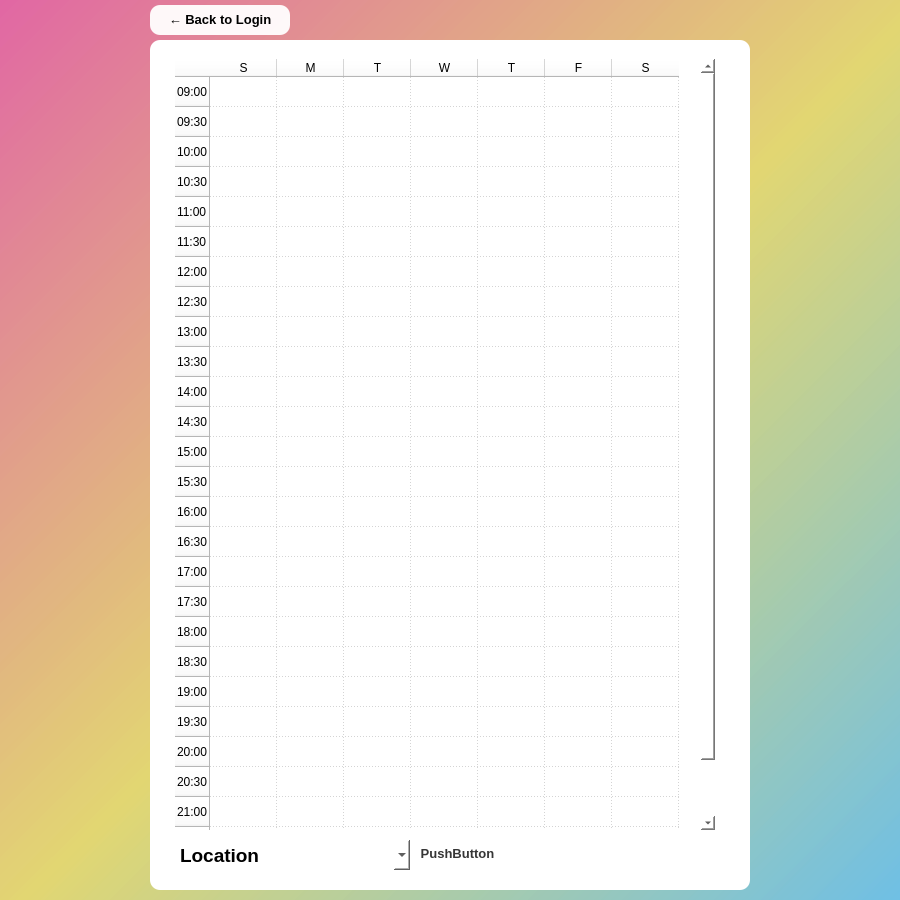
<?xml version="1.0" encoding="UTF-8"?>
<ui version="4.0">
 <class>mainwindow</class>
 <widget class="QDialog" name="mainwindow">
  <property name="geometry">
   <rect>
    <x>0</x>
    <y>0</y>
    <width>900</width>
    <height>900</height>
   </rect>
  </property>
  <property name="windowTitle">
   <string>Dialog</string>
  </property>
  <property name="styleSheet">
   <string notr="true">background-color : qlineargradient(spread:pad, x1:0, y1:0, x2:1, y2:1, stop:0 rgba(223, 95, 159, 200), stop:0.513812 rgba(224, 212, 107, 200), stop:1 rgba(103, 188, 228, 200));</string>
  </property>
  <widget class="QWidget" name="widget" native="true">
   <property name="geometry">
    <rect>
     <x>150</x>
     <y>40</y>
     <width>600</width>
     <height>850</height>
    </rect>
   </property>
   <property name="styleSheet">
    <string notr="true">background-color: rgb(255, 255, 255);

border-radius : 10px;</string>
   </property>
   <widget class="QPushButton" name="makescedule_button">
    <property name="geometry">
     <rect>
      <x>270</x>
      <y>802</y>
      <width>75</width>
      <height>23</height>
     </rect>
    </property>
    <property name="styleSheet">
     <string notr="true">color : rgb(54, 54, 54);
background-color: rgba(255, 255, 255, 240);

font-family : 'Dosis';
font-weight : bold;
font-size : 10pt;

border-radius : 8px;</string>
    </property>
    <property name="text">
     <string>PushButton</string>
    </property>
   </widget>
   <widget class="QComboBox" name="locateselect_combobox">
    <property name="geometry">
     <rect>
      <x>110</x>
      <y>800</y>
      <width>150</width>
      <height>30</height>
     </rect>
    </property>
    <property name="styleSheet">
     <string notr="true">background-color: rgba(255, 255, 255, 240);

font-weight : 400;
font-family : 'Dosis';
font-size : 11pt;

border-radius : 4px;</string>
    </property>
    <property name="editable">
     <bool>false</bool>
    </property>
    <property name="iconSize">
     <size>
      <width>16</width>
      <height>16</height>
     </size>
    </property>
    <property name="frame">
     <bool>true</bool>
    </property>
   </widget>
   <widget class="QTableWidget" name="time_table">
    <property name="geometry">
     <rect>
      <x>25</x>
      <y>19</y>
      <width>540</width>
      <height>771</height>
     </rect>
    </property>
    <property name="autoFillBackground">
     <bool>false</bool>
    </property>
    <property name="styleSheet">
     <string notr="true">selection-color: rgba(64, 255, 240, 150);
selection-background-color: rgba(64, 255, 240, 150);</string>
    </property>
    <property name="frameShape">
     <enum>QFrame::StyledPanel</enum>
    </property>
    <property name="frameShadow">
     <enum>QFrame::Sunken</enum>
    </property>
    <property name="sizeAdjustPolicy">
     <enum>QAbstractScrollArea::AdjustIgnored</enum>
    </property>
    <property name="dragEnabled">
     <bool>false</bool>
    </property>
    <property name="alternatingRowColors">
     <bool>false</bool>
    </property>
    <property name="selectionMode">
     <enum>QAbstractItemView::MultiSelection</enum>
    </property>
    <property name="textElideMode">
     <enum>Qt::ElideRight</enum>
    </property>
    <property name="showGrid">
     <bool>true</bool>
    </property>
    <property name="gridStyle">
     <enum>Qt::DotLine</enum>
    </property>
    <property name="wordWrap">
     <bool>true</bool>
    </property>
    <property name="cornerButtonEnabled">
     <bool>true</bool>
    </property>
    <property name="columnCount">
     <number>7</number>
    </property>
    <attribute name="horizontalHeaderVisible">
     <bool>true</bool>
    </attribute>
    <attribute name="horizontalHeaderDefaultSectionSize">
     <number>67</number>
    </attribute>
    <attribute name="horizontalHeaderHighlightSections">
     <bool>true</bool>
    </attribute>
    <attribute name="horizontalHeaderMinimumSectionSize">
     <number>34</number>
    </attribute>
    <attribute name="verticalHeaderHighlightSections">
     <bool>true</bool>
    </attribute>
    <attribute name="verticalHeaderShowSortIndicator" stdset="0">
     <bool>false</bool>
    </attribute>
    <row>
     <property name="text">
      <string>09:00</string>
     </property>
    </row>
    <row>
     <property name="text">
      <string>09:30</string>
     </property>
    </row>
    <row>
     <property name="text">
      <string>10:00</string>
     </property>
    </row>
    <row>
     <property name="text">
      <string>10:30</string>
     </property>
    </row>
    <row>
     <property name="text">
      <string>11:00</string>
     </property>
    </row>
    <row>
     <property name="text">
      <string>11:30</string>
     </property>
    </row>
    <row>
     <property name="text">
      <string>12:00</string>
     </property>
    </row>
    <row>
     <property name="text">
      <string>12:30</string>
     </property>
    </row>
    <row>
     <property name="text">
      <string>13:00</string>
     </property>
    </row>
    <row>
     <property name="text">
      <string>13:30</string>
     </property>
    </row>
    <row>
     <property name="text">
      <string>14:00</string>
     </property>
    </row>
    <row>
     <property name="text">
      <string>14:30</string>
     </property>
    </row>
    <row>
     <property name="text">
      <string>15:00</string>
     </property>
    </row>
    <row>
     <property name="text">
      <string>15:30</string>
     </property>
    </row>
    <row>
     <property name="text">
      <string>16:00</string>
     </property>
    </row>
    <row>
     <property name="text">
      <string>16:30</string>
     </property>
    </row>
    <row>
     <property name="text">
      <string>17:00</string>
     </property>
    </row>
    <row>
     <property name="text">
      <string>17:30</string>
     </property>
    </row>
    <row>
     <property name="text">
      <string>18:00</string>
     </property>
    </row>
    <row>
     <property name="text">
      <string>18:30</string>
     </property>
    </row>
    <row>
     <property name="text">
      <string>19:00</string>
     </property>
    </row>
    <row>
     <property name="text">
      <string>19:30</string>
     </property>
    </row>
    <row>
     <property name="text">
      <string>20:00</string>
     </property>
    </row>
    <row>
     <property name="text">
      <string>20:30</string>
     </property>
    </row>
    <row>
     <property name="text">
      <string>21:00</string>
     </property>
    </row>
    <row>
     <property name="text">
      <string>21:30</string>
     </property>
    </row>
    <row>
     <property name="text">
      <string>22:00</string>
     </property>
    </row>
    <column>
     <property name="text">
      <string>S</string>
     </property>
    </column>
    <column>
     <property name="text">
      <string>M</string>
     </property>
    </column>
    <column>
     <property name="text">
      <string>T</string>
     </property>
    </column>
    <column>
     <property name="text">
      <string>W</string>
     </property>
    </column>
    <column>
     <property name="text">
      <string>T</string>
     </property>
    </column>
    <column>
     <property name="text">
      <string>F</string>
     </property>
    </column>
    <column>
     <property name="text">
      <string>S</string>
     </property>
    </column>
    <item row="5" column="5">
     <property name="text">
      <string/>
     </property>
    </item>
   </widget>
   <widget class="QLabel" name="where_label">
    <property name="geometry">
     <rect>
      <x>30</x>
      <y>800</y>
      <width>80</width>
      <height>30</height>
     </rect>
    </property>
    <property name="styleSheet">
     <string notr="true">color:rgb(0, 0, 0);
background-color: rgb(255, 255, 255);

font-weight : 600;
font-family : 'Dosis';
font-size : 14pt;</string>
    </property>
    <property name="text">
     <string>Location</string>
    </property>
   </widget>
  </widget>
  <widget class="QWidget" name="widget_2" native="true">
   <property name="geometry">
    <rect>
     <x>150</x>
     <y>5</y>
     <width>140</width>
     <height>30</height>
    </rect>
   </property>
   <property name="styleSheet">
    <string notr="true">background-color: rgba(255, 255, 255, 240);

border-radius : 10px;</string>
   </property>
   <widget class="QPushButton" name="gotologin_button">
    <property name="geometry">
     <rect>
      <x>10</x>
      <y>2</y>
      <width>120</width>
      <height>25</height>
     </rect>
    </property>
    <property name="styleSheet">
     <string notr="true">color:rgb(0, 0, 0);
background-color: rgba(255, 255, 255, 0);

font-weight : 600;
font-family : 'Dosis';
font-size : 10pt;</string>
    </property>
    <property name="text">
     <string>← Back to Login</string>
    </property>
   </widget>
  </widget>
 </widget>
 <resources/>
 <connections/>
</ui>
